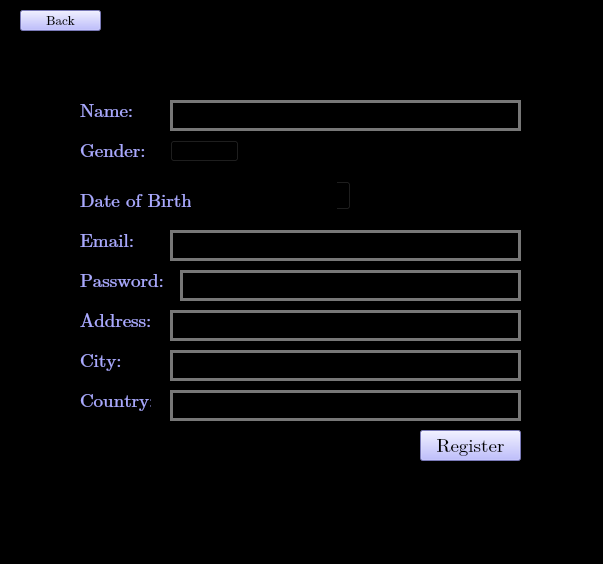
<?xml version="1.0" encoding="UTF-8"?>
<ui version="4.0">
 <class>MainWindow</class>
 <widget class="QMainWindow" name="MainWindow">
  <property name="geometry">
   <rect>
    <x>0</x>
    <y>0</y>
    <width>603</width>
    <height>564</height>
   </rect>
  </property>
  <property name="windowTitle">
   <string>MainWindow</string>
  </property>
  <property name="styleSheet">
   <string notr="true">QWidget {
    background-color:rgb(0, 0, 0)
}</string>
  </property>
  <widget class="QWidget" name="centralwidget">
   <widget class="QLabel" name="label_5">
    <property name="geometry">
     <rect>
      <x>80</x>
      <y>350</y>
      <width>71</width>
      <height>21</height>
     </rect>
    </property>
    <property name="font">
     <font>
      <family>Cambria Math</family>
      <pointsize>14</pointsize>
     </font>
    </property>
    <property name="styleSheet">
     <string notr="true">QLabel {
    color: rgb(170, 170, 255)
}</string>
    </property>
    <property name="text">
     <string>City:</string>
    </property>
   </widget>
   <widget class="QLineEdit" name="lineEditcountry">
    <property name="geometry">
     <rect>
      <x>170</x>
      <y>390</y>
      <width>351</width>
      <height>31</height>
     </rect>
    </property>
    <property name="styleSheet">
     <string notr="true">QLineEdit {
    background-color: rgb(0, 0, 0);
    border: 3px solid #777777; /* Optional: border color */
    padding: 5px; /* Optional: padding for better spacing */
}
</string>
    </property>
   </widget>
   <widget class="QLabel" name="label">
    <property name="geometry">
     <rect>
      <x>80</x>
      <y>100</y>
      <width>71</width>
      <height>21</height>
     </rect>
    </property>
    <property name="font">
     <font>
      <family>Cambria Math</family>
      <pointsize>14</pointsize>
     </font>
    </property>
    <property name="styleSheet">
     <string notr="true">QLabel {
    color: rgb(170, 170, 255)
}
</string>
    </property>
    <property name="text">
     <string>Name: </string>
    </property>
   </widget>
   <widget class="QLineEdit" name="lineEditcity">
    <property name="geometry">
     <rect>
      <x>170</x>
      <y>350</y>
      <width>351</width>
      <height>31</height>
     </rect>
    </property>
    <property name="styleSheet">
     <string notr="true">QLineEdit {
    background-color: rgb(0, 0, 0);
    border: 3px solid #777777; /* Optional: border color */
    padding: 5px; /* Optional: padding for better spacing */
}
</string>
    </property>
   </widget>
   <widget class="QLabel" name="label_7">
    <property name="geometry">
     <rect>
      <x>80</x>
      <y>140</y>
      <width>71</width>
      <height>21</height>
     </rect>
    </property>
    <property name="font">
     <font>
      <family>Cambria Math</family>
      <pointsize>14</pointsize>
     </font>
    </property>
    <property name="styleSheet">
     <string notr="true">QLabel {
    color: rgb(170, 170, 255)
}
</string>
    </property>
    <property name="text">
     <string>Gender:</string>
    </property>
   </widget>
   <widget class="QLabel" name="label_3">
    <property name="geometry">
     <rect>
      <x>80</x>
      <y>270</y>
      <width>91</width>
      <height>21</height>
     </rect>
    </property>
    <property name="font">
     <font>
      <family>Cambria Math</family>
      <pointsize>14</pointsize>
     </font>
    </property>
    <property name="styleSheet">
     <string notr="true">QLabel {
    color: rgb(170, 170, 255)
}
</string>
    </property>
    <property name="text">
     <string>Password: </string>
    </property>
   </widget>
   <widget class="QLabel" name="label_4">
    <property name="geometry">
     <rect>
      <x>80</x>
      <y>310</y>
      <width>81</width>
      <height>21</height>
     </rect>
    </property>
    <property name="font">
     <font>
      <family>Cambria Math</family>
      <pointsize>14</pointsize>
     </font>
    </property>
    <property name="styleSheet">
     <string notr="true">QLabel {
    color: rgb(170, 170, 255)
}</string>
    </property>
    <property name="text">
     <string>Address:</string>
    </property>
   </widget>
   <widget class="QLineEdit" name="lineEditemail">
    <property name="geometry">
     <rect>
      <x>170</x>
      <y>230</y>
      <width>351</width>
      <height>31</height>
     </rect>
    </property>
    <property name="styleSheet">
     <string notr="true">QLineEdit {
    background-color: rgb(0, 0, 0);
    border: 3px solid #777777; /* Optional: border color */
    padding: 5px; /* Optional: padding for better spacing */
}
</string>
    </property>
   </widget>
   <widget class="QLineEdit" name="lineEditaddress">
    <property name="geometry">
     <rect>
      <x>170</x>
      <y>310</y>
      <width>351</width>
      <height>31</height>
     </rect>
    </property>
    <property name="styleSheet">
     <string notr="true">QLineEdit {
    background-color: rgb(0, 0, 0);
    border: 3px solid #777777; /* Optional: border color */
    padding: 5px; /* Optional: padding for better spacing */
}
</string>
    </property>
   </widget>
   <widget class="QDateEdit" name="dateEdit">
    <property name="geometry">
     <rect>
      <x>210</x>
      <y>180</y>
      <width>141</width>
      <height>31</height>
     </rect>
    </property>
   </widget>
   <widget class="QLabel" name="label_6">
    <property name="geometry">
     <rect>
      <x>80</x>
      <y>390</y>
      <width>71</width>
      <height>21</height>
     </rect>
    </property>
    <property name="font">
     <font>
      <family>Cambria Math</family>
      <pointsize>14</pointsize>
     </font>
    </property>
    <property name="styleSheet">
     <string notr="true">QLabel {
    color: rgb(170, 170, 255)
}</string>
    </property>
    <property name="text">
     <string>Country:</string>
    </property>
   </widget>
   <widget class="QLineEdit" name="lineEditname">
    <property name="geometry">
     <rect>
      <x>170</x>
      <y>100</y>
      <width>351</width>
      <height>31</height>
     </rect>
    </property>
    <property name="styleSheet">
     <string notr="true">QLineEdit {
    background-color: rgb(0, 0, 0);
    border: 3px solid #777777; /* Optional: border color */
    padding: 5px; /* Optional: padding for better spacing */
}
</string>
    </property>
   </widget>
   <widget class="QPushButton" name="registerButtonPViewer">
    <property name="geometry">
     <rect>
      <x>420</x>
      <y>430</y>
      <width>101</width>
      <height>31</height>
     </rect>
    </property>
    <property name="font">
     <font>
      <family>Cambria Math</family>
      <pointsize>14</pointsize>
     </font>
    </property>
    <property name="styleSheet">
     <string notr="true">QPushButton {
    background-color: rgb(170, 170, 255);
    color: rgb(0, 0, 0);

}


QPushButton:hover {
    background-color:rgb(128, 120, 215);
    color: rgb(0, 0, 0)
}

QPushButton:pressed {
    background-color: rgb(85, 170, 127);
    color: rgb(0, 0, 0)
}
</string>
    </property>
    <property name="text">
     <string>Register</string>
    </property>
   </widget>
   <widget class="QLabel" name="label_2">
    <property name="geometry">
     <rect>
      <x>80</x>
      <y>230</y>
      <width>71</width>
      <height>21</height>
     </rect>
    </property>
    <property name="font">
     <font>
      <family>Cambria Math</family>
      <pointsize>14</pointsize>
     </font>
    </property>
    <property name="styleSheet">
     <string notr="true">QLabel {
    color: rgb(170, 170, 255)
}</string>
    </property>
    <property name="text">
     <string>Email: </string>
    </property>
   </widget>
   <widget class="QLineEdit" name="lineEditpassword">
    <property name="geometry">
     <rect>
      <x>180</x>
      <y>270</y>
      <width>341</width>
      <height>31</height>
     </rect>
    </property>
    <property name="styleSheet">
     <string notr="true">QLineEdit {
    background-color: rgb(0, 0, 0);
    border: 3px solid #777777; /* Optional: border color */
    padding: 5px; /* Optional: padding for better spacing */
}
</string>
    </property>
   </widget>
   <widget class="QLabel" name="label_8">
    <property name="geometry">
     <rect>
      <x>80</x>
      <y>190</y>
      <width>111</width>
      <height>21</height>
     </rect>
    </property>
    <property name="font">
     <font>
      <family>Cambria Math</family>
      <pointsize>14</pointsize>
     </font>
    </property>
    <property name="styleSheet">
     <string notr="true">QLabel {
    color: rgb(170, 170, 255)
}
</string>
    </property>
    <property name="text">
     <string>Date of Birth:</string>
    </property>
   </widget>
   <widget class="QComboBox" name="genderBox">
    <property name="geometry">
     <rect>
      <x>170</x>
      <y>140</y>
      <width>69</width>
      <height>22</height>
     </rect>
    </property>
    <item>
     <property name="text">
      <string>Female</string>
     </property>
    </item>
    <item>
     <property name="text">
      <string>Male</string>
     </property>
    </item>
   </widget>
   <widget class="QPushButton" name="backButton">
    <property name="geometry">
     <rect>
      <x>20</x>
      <y>10</y>
      <width>81</width>
      <height>21</height>
     </rect>
    </property>
    <property name="font">
     <font>
      <family>Cambria Math</family>
      <pointsize>10</pointsize>
     </font>
    </property>
    <property name="styleSheet">
     <string notr="true">QPushButton {
    background-color: rgb(170, 170, 255);
    color: rgb(0, 0, 0);

}


QPushButton:hover {
    background-color:rgb(128, 120, 215);
    color: rgb(0, 0, 0)
}

QPushButton:pressed {
    background-color: rgb(85, 170, 127);
    color: rgb(0, 0, 0)
}
</string>
    </property>
    <property name="text">
     <string>Back</string>
    </property>
   </widget>
  </widget>
  <widget class="QMenuBar" name="menubar">
   <property name="geometry">
    <rect>
     <x>0</x>
     <y>0</y>
     <width>603</width>
     <height>21</height>
    </rect>
   </property>
  </widget>
  <widget class="QStatusBar" name="statusbar"/>
 </widget>
 <resources/>
 <connections/>
</ui>
